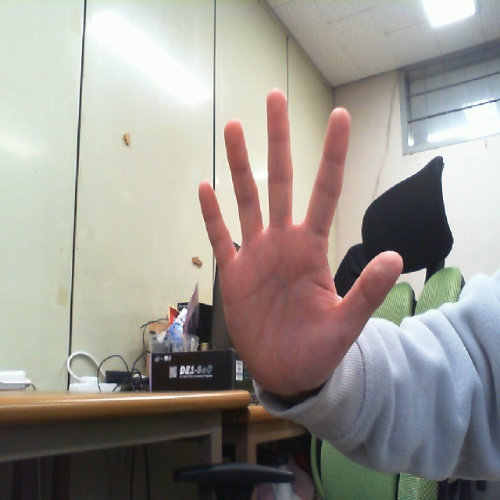
#> input picture file/1.png, 500 x 500 px, given in place of the camera
$ python hsv_processing.py
#> lines starting #> are read from the running program, lines starting #| are printed output that depends on the picture; after the words box and inside, x2 and y2 are one past the last pixel; in counts of white or black regions, pixels touching at a corner belong together
import numpy as np
import cv2 as cv
import datetime

save_time = None

def show(frame):
    cv.imshow('', frame)
    cv.waitKey()
    #cv.destroyAllWindows()

def current_time():
    global save_time
    save_time = datetime.datetime.now().strftime('%Y%m%d%H%M%S')

    return save_time

def preprocess(action_frame):
    blur = cv.GaussianBlur(action_frame, (3,3), 0)
    hsv = cv.cvtColor(blur, cv.COLOR_RGB2HSV)

    lower_color = np.array([108, 23, 82])
    upper_color = np.array([179, 255, 255])

    mask = cv.inRange(hsv, lower_color, upper_color)
    blur = cv.medianBlur(mask, 5)

    kernel = cv.getStructuringElement(cv.MORPH_ELLIPSE, (3, 3))
    hsv_d = cv.dilate(blur, kernel)

    return hsv_d


def main():
    cap = cv.VideoCapture(0)

    while True:
        ret, frame = cap.read()
#> frame is the input picture: shape (500, 500, 3); mean B, G, R 144, 150.5, 154.9
        frame = cv.resize(frame, (500,500))
        origin = frame.copy()


        cv.rectangle(frame, (250, 250),  (450, 450), (0, 0, 255), 2)
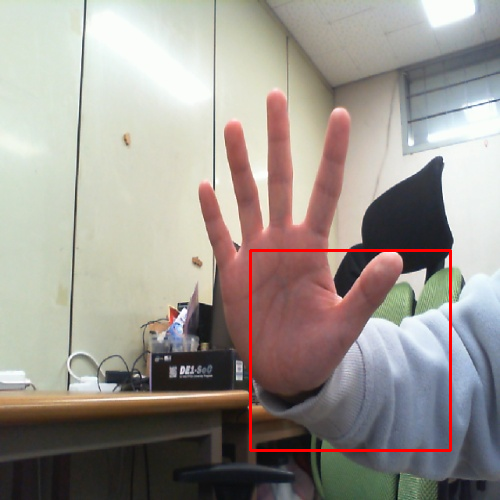
#> frame: shape (500, 500, 3); 0.96% of pixels changed, all inside (x1, y1, x2, y2) = (249, 249, 452, 452)
        roi = origin[250:450, 250:450]
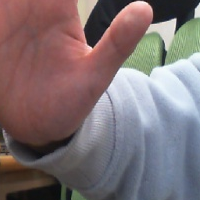
#> roi: shape (200, 200, 3); mean B, G, R 113.7, 111, 125.5

        cv.imshow("cam", frame)
        cv.imshow("roi", roi)

        gray = cv.cvtColor(frame, cv.COLOR_BGR2GRAY)
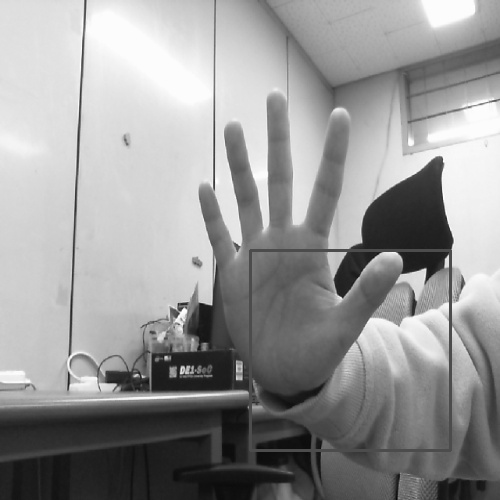
#> gray: shape (500, 500); min 7, max 255, mean 150.9
        thre = cv.threshold(gray, 127, 255, cv.THRESH_BINARY | cv.THRESH_OTSU)[1]
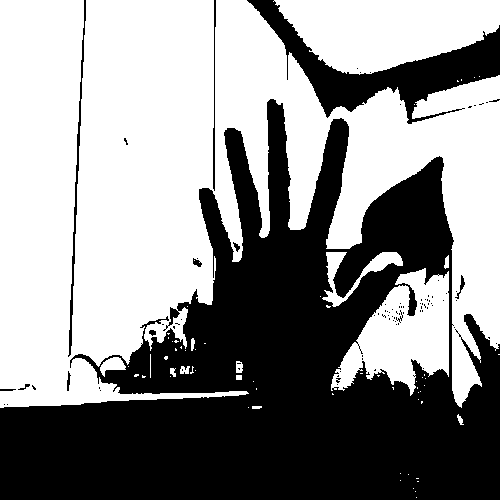
#> thre: shape (500, 500); 56.4% white; 90 black regions (78 under 20 px), largest, box (x1, y1, x2, y2) and area: (0, 99, 500, 500) 98840, (247, 0, 500, 124) 8601, (68, 0, 86, 357) 772

        hsv_img = preprocess(roi)
#> in preprocess, `hsv = cv.cvtColor(blur, cv.COLOR_RGB2HSV)`: hsv: shape (200, 200, 3); mean H, S, V 77.5, 62.4, 136.4
#> in preprocess, `mask = cv.inRange(hsv, lower_color, upper_color)`:
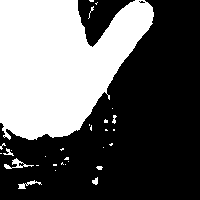
#> mask: shape (200, 200); 38.3% white; 30 white regions (23 under 20 px), largest, box (x1, y1, x2, y2) and area: (0, 0, 154, 140) 14878, (4, 158, 34, 169) 108, (18, 180, 42, 189) 75
#> in preprocess, `blur = cv.medianBlur(mask, 5)`:
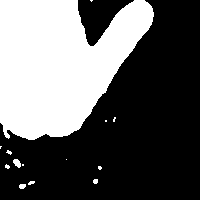
#> blur: shape (200, 200); 37.7% white; 14 white regions (9 under 20 px), largest, box (x1, y1, x2, y2) and area: (0, 0, 154, 140) 14869, (13, 159, 21, 168) 49, (19, 184, 26, 189) 30, (93, 179, 98, 184) 22, (28, 181, 35, 185) 20
#> in preprocess, `hsv_d = cv.dilate(blur, kernel)`:
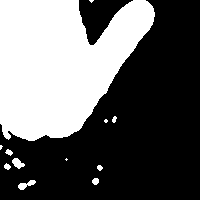
#> hsv_d: shape (200, 200); 38.9% white; 12 white regions (4 under 20 px), largest, box (x1, y1, x2, y2) and area: (0, 0, 155, 141) 15198, (18, 180, 36, 190) 88, (12, 158, 25, 169) 84

        #cv.imshow("threshold", thre)

        cv.imshow("hsv", hsv_img)
        if cv.waitKey(30) & 0xFF == ord('s'):
#> (key Esc is pressed here)
            save_time = current_time()
            cv.imwrite(f"./{save_time}_roi.jpg", roi)
            cv.imwrite(f"./{save_time}_hsv.jpg", hsv_img)
            break

main()

$ run again, on file/2.png
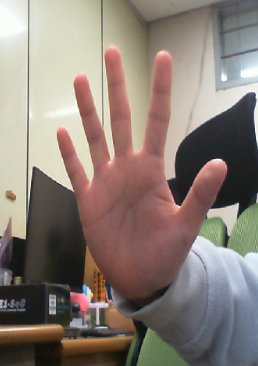
#> input picture file/2.png, 258 x 366 px, given in place of the camera
#> in main, frame is the input picture: shape (366, 258, 3); mean B, G, R 116.9, 125.2, 137.7
#> in main, `thre = cv.threshold(gray, 127, 255, cv.THRESH_BINARY | cv.THRESH_OTSU)..`:
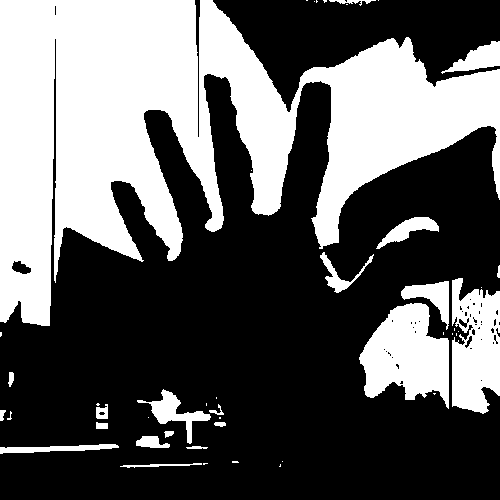
#> thre: shape (500, 500); 37.8% white; 46 white regions (25 under 20 px), largest, box (x1, y1, x2, y2) and area: (0, 0, 500, 326) 77174, (359, 303, 449, 409) 6187, (452, 278, 500, 414) 5019
#> hsv: shape (200, 200, 3); mean H, S, V 85.9, 58.3, 128.6
#> mask: shape (200, 200); 46.4% white; 42 white regions (32 under 20 px), largest, box (x1, y1, x2, y2) and area: (0, 0, 181, 153) 18023, (0, 187, 9, 200) 76, (133, 134, 146, 150) 69
#> in preprocess, `hsv_d = cv.dilate(blur, kernel)`:
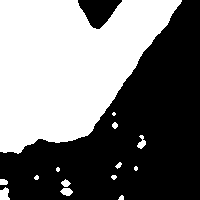
#> hsv_d: shape (200, 200); 47% white; 14 white regions (4 under 20 px), largest, box (x1, y1, x2, y2) and area: (0, 0, 182, 154) 18314, (0, 187, 10, 200) 99, (60, 188, 73, 196) 74

$ run again, on file/4.png
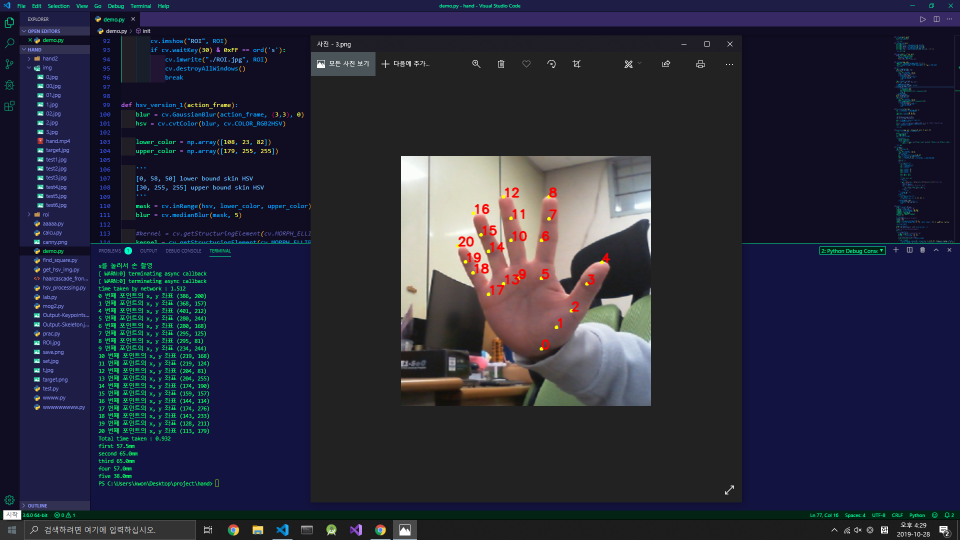
#> input picture file/4.png, 1920 x 1080 px, given in place of the camera (shown at 1/2 size)
#> in main, frame is the input picture: shape (1080, 1920, 3); mean B, G, R 58.6, 41.3, 40.4
#> in main, `cv.rectangle(frame, (250, 250),  (450, 450), (0, 0, 255), 2)`:
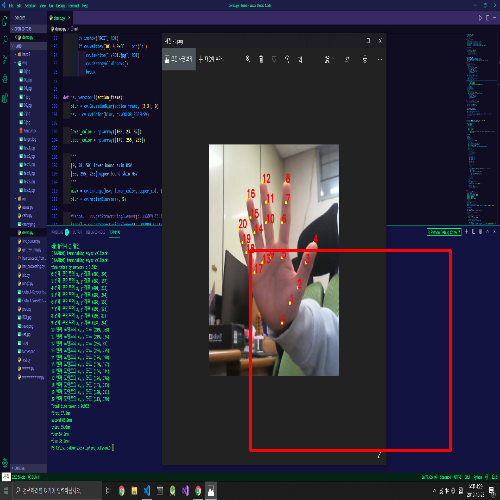
#> frame: shape (500, 500, 3); mean B, G, R 58, 40.8, 42.3
#> thre: shape (500, 500); 10.2% white; 1302 white regions (1268 under 20 px), largest, box (x1, y1, x2, y2) and area: (209, 144, 339, 307) 12804, (252, 252, 339, 376) 6296, (278, 351, 305, 376) 355
#> hsv: shape (200, 200, 3); mean H, S, V 23.1, 77, 70
#> mask: shape (200, 200); 10.5% white; 17 white regions (15 under 20 px), largest, box (x1, y1, x2, y2) and area: (0, 0, 67, 107) 4097, (50, 68, 55, 76) 25
#> in preprocess, `hsv_d = cv.dilate(blur, kernel)`:
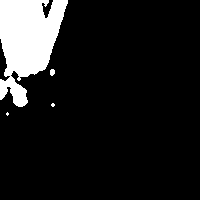
#> hsv_d: shape (200, 200); 11.3% white; 4 white regions (2 under 20 px), largest, box (x1, y1, x2, y2) and area: (0, 0, 68, 107) 4478, (50, 69, 55, 76) 29
